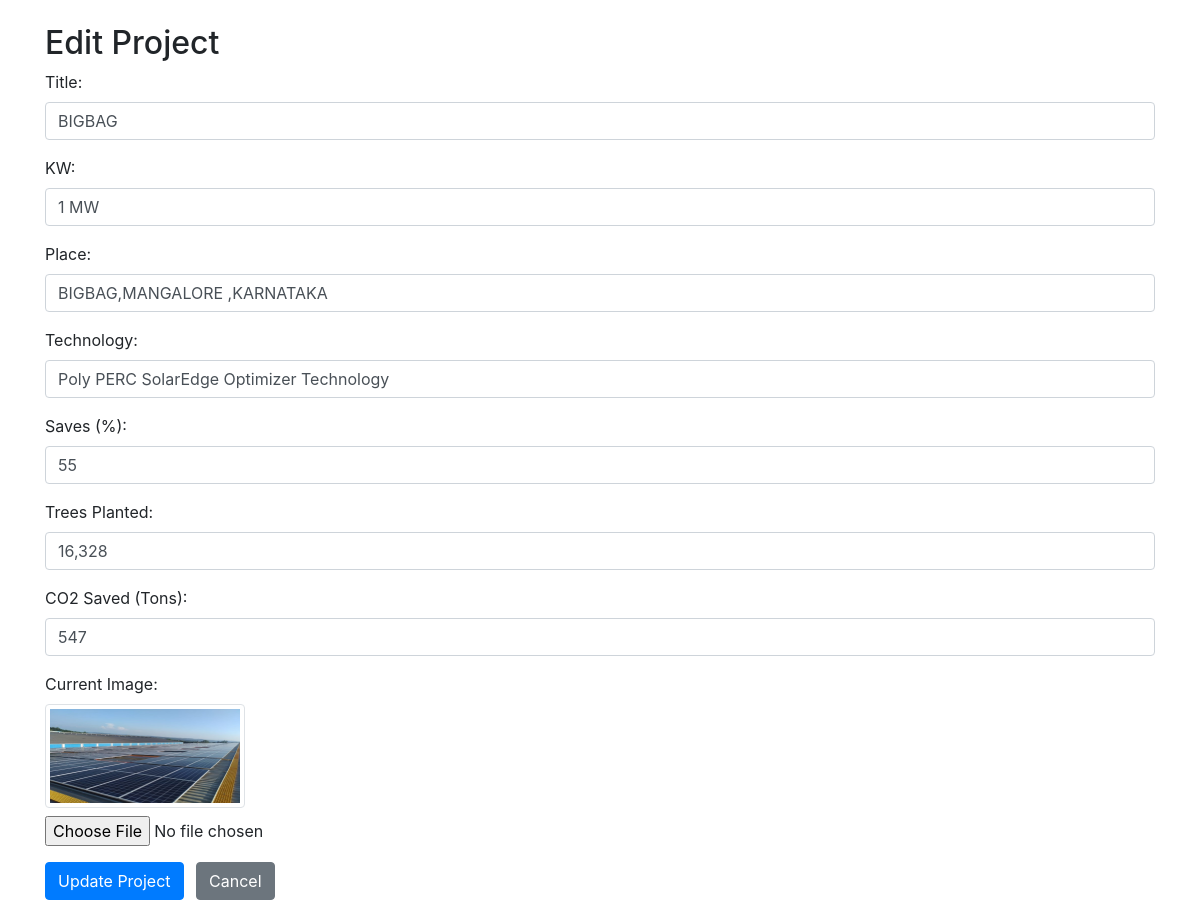
The app's page /edit_large_project/3/ (signed in) with its own data.
### sunray/models.py (models this page shows, shortened)
class LargeProject(models.Model):
    title = models.CharField(max_length=100)
    kw=models.CharField(max_length=100,default='')
    place=models.CharField(max_length=100,default='')
    image = models.ImageField(upload_to='large_projects')  # Upload image to 'media/large_projects'
    date_created = models.DateField(auto_now_add=True)
    technology=models.CharField(max_length=100,default='')
    saves=models.CharField(max_length=50,default='')
    trees=models.CharField(max_length=50,default='')
    tons=models.CharField(max_length=50,default='')

### sunray/views.py (the view, shortened to what this page needs)
# urls.py: path('edit_large_project/<int:pk>/', views.edit_large_project, name='edit_large_project'),
@login_required
def edit_large_project(request, pk):
    large_project = get_object_or_404(LargeProject, pk=pk)
    return render(request, 'edit_large_project.html', {'large_project': large_project})

### templates/edit_large_project.html (shortened to what this page needs)
<!DOCTYPE html>
<html lang="en">
<head>
    <link href="https://stackpath.bootstrapcdn.com/bootstrap/4.5.2/css/bootstrap.min.css" rel="stylesheet">
</head>
<body>
    <div class="container mt-4">
        <h2>Edit Project</h2>
        <form method="post" enctype="multipart/form-data">
            <div class="form-group">
                <label for="title">Title:</label>
                <input type="text" class="form-control" id="title" name="title" value="{{ large_project.title }}">
            </div>
            <div class="form-group">
                <label for="kw">KW:</label>
                <input type="text" class="form-control" id="kw" name="kw" value="{{ large_project.kw }}">
            </div>
            <div class="form-group">
                <label for="place">Place:</label>
                <input type="text" class="form-control" id="place" name="place" value="{{ large_project.place }}">
            </div>
            <div class="form-group">
                <label for="technology">Technology:</label>
                <input type="text" class="form-control" id="technology" name="technology" value="{{ large_project.technology }}">
            </div>
            <div class="form-group">
                <label for="saves">Saves (%):</label>
                <input type="text" class="form-control" id="saves" name="saves" value="{{ large_project.saves }}">
            </div>
            <div class="form-group">
                <label for="trees">Trees Planted:</label>
                <input type="text" class="form-control" id="trees" name="trees" value="{{ large_project.trees }}">
            </div>
            <div class="form-group">
                <label for="tons">CO2 Saved (Tons):</label>
                <input type="text" class="form-control" id="tons" name="tons" value="{{ large_project.tons }}">
            </div>
            <div class="form-group">
                <label for="image">Current Image:</label><br>
                <img src="{{ large_project.image.url }}" class="img-thumbnail" style="max-width: 200px;">
                <input type="file" class="form-control-file mt-2" id="image" name="image">
            </div>
            <button type="submit" class="btn btn-primary">Update Project</button>
            <a href="{% url 'dashboard' %}" class="btn btn-secondary ml-2">Cancel</a>
        </form>
    </div>
</body>
</html>

### records on screen
LargeProject: title "BIGBAG", kw "1 MW", place "BIGBAG,MANGALORE ,KARNATAKA", technology "Poly PERC SolarEdge Optimizer Technology", saves "55", trees "16,328", tons "547", image (picture)
